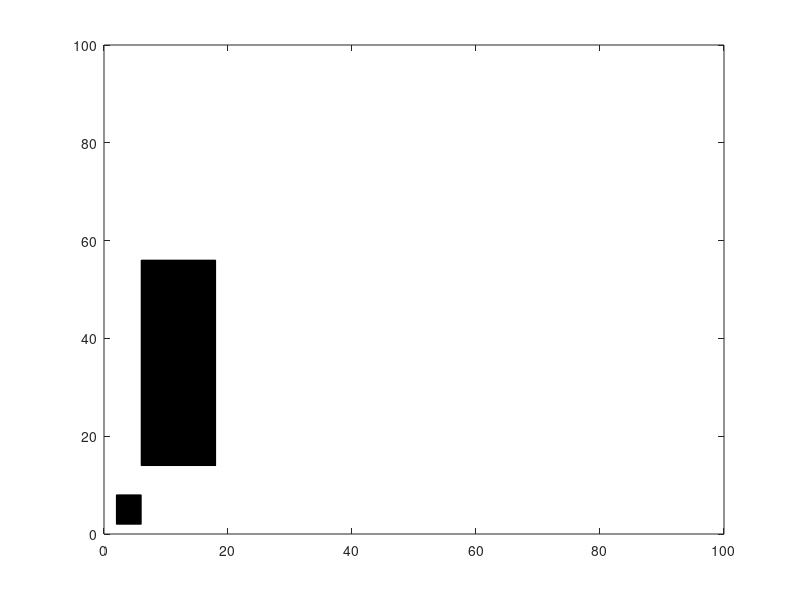

Write the MATLAB code that produced this figure.
clc;
x=[2 2 6 6];
y=[2 8 8 2];
rect=fill(x,y,'black');
hold on;
v=[3 0 0;0 7 0;0 0 1];
s=get(rect,'vertices')';
a=[1 1 1 1];
s=[s;a];
w=v*s;
x1=w(1:1,:);
y1=w(2:2,:);
rect2=fill(x1,y1,'black');
axis([0 100 0 100]);